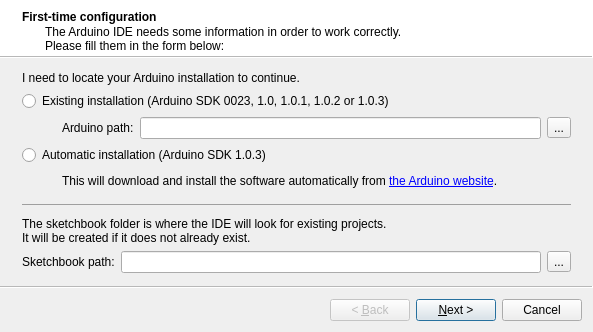
<?xml version="1.0" encoding="UTF-8"?>
<ui version="4.0">
 <class>FirstTimeWizard</class>
 <widget class="QWizard" name="FirstTimeWizard">
  <property name="geometry">
   <rect>
    <x>0</x>
    <y>0</y>
    <width>593</width>
    <height>318</height>
   </rect>
  </property>
  <property name="windowTitle">
   <string>Wizard</string>
  </property>
  <property name="wizardStyle">
   <enum>QWizard::ModernStyle</enum>
  </property>
  <widget class="QWizardPage" name="wizardPage1">
   <property name="title">
    <string>First-time configuration</string>
   </property>
   <property name="subTitle">
    <string>The Arduino IDE needs some information in order to work correctly.&lt;br /&gt;Please fill them in the form below:</string>
   </property>
   <attribute name="pageId">
    <string notr="true">0</string>
   </attribute>
   <layout class="QVBoxLayout" name="verticalLayout">
    <item>
     <widget class="QLabel" name="label_2">
      <property name="text">
       <string>I need to locate your Arduino installation to continue.</string>
      </property>
     </widget>
    </item>
    <item>
     <widget class="QRadioButton" name="existingInstallButton">
      <property name="text">
       <string>Existing installation (Arduino SDK 0023, 1.0, 1.0.1, 1.0.2 or 1.0.3)</string>
      </property>
     </widget>
    </item>
    <item>
     <layout class="QHBoxLayout" name="horizontalLayout_5">
      <item>
       <spacer name="horizontalSpacer_2">
        <property name="orientation">
         <enum>Qt::Horizontal</enum>
        </property>
        <property name="sizeType">
         <enum>QSizePolicy::Fixed</enum>
        </property>
        <property name="sizeHint" stdset="0">
         <size>
          <width>40</width>
          <height>20</height>
         </size>
        </property>
       </spacer>
      </item>
      <item>
       <layout class="QHBoxLayout" name="horizontalLayout_2">
        <item>
         <widget class="QLabel" name="label">
          <property name="text">
           <string>Arduino path:</string>
          </property>
          <property name="buddy">
           <cstring>arduinoPathEdit</cstring>
          </property>
         </widget>
        </item>
        <item>
         <layout class="QHBoxLayout" name="horizontalLayout">
          <item>
           <widget class="QLineEdit" name="arduinoPathEdit"/>
          </item>
          <item>
           <widget class="QToolButton" name="arduinoPathButton">
            <property name="text">
             <string>...</string>
            </property>
           </widget>
          </item>
         </layout>
        </item>
       </layout>
      </item>
     </layout>
    </item>
    <item>
     <widget class="QRadioButton" name="automaticInstallButton">
      <property name="text">
       <string>Automatic installation (Arduino SDK 1.0.3)</string>
      </property>
     </widget>
    </item>
    <item>
     <layout class="QHBoxLayout" name="horizontalLayout_6">
      <item>
       <spacer name="horizontalSpacer">
        <property name="orientation">
         <enum>Qt::Horizontal</enum>
        </property>
        <property name="sizeType">
         <enum>QSizePolicy::Fixed</enum>
        </property>
        <property name="sizeHint" stdset="0">
         <size>
          <width>40</width>
          <height>20</height>
         </size>
        </property>
       </spacer>
      </item>
      <item>
       <widget class="QLabel" name="label_3">
        <property name="text">
         <string>&lt;img src=&quot;:/images/16x16/help-hint.png&quot; /&gt;This will download and install the software automatically from &lt;a href=&quot;http://arduino.cc/&quot;&gt;the Arduino website&lt;/a&gt;.</string>
        </property>
        <property name="openExternalLinks">
         <bool>true</bool>
        </property>
       </widget>
      </item>
     </layout>
    </item>
    <item>
     <widget class="QLabel" name="label_6">
      <property name="text">
       <string>&lt;hr /&gt;</string>
      </property>
     </widget>
    </item>
    <item>
     <widget class="QLabel" name="label_4">
      <property name="text">
       <string>The sketchbook folder is where the IDE will look for existing projects.&lt;br /&gt;It will be created if it does not already exist.</string>
      </property>
     </widget>
    </item>
    <item>
     <layout class="QHBoxLayout" name="horizontalLayout_3">
      <item>
       <widget class="QLabel" name="label_5">
        <property name="text">
         <string>Sketchbook path:</string>
        </property>
        <property name="buddy">
         <cstring>sketchbookPathEdit</cstring>
        </property>
       </widget>
      </item>
      <item>
       <layout class="QHBoxLayout" name="horizontalLayout_4">
        <item>
         <widget class="QLineEdit" name="sketchbookPathEdit"/>
        </item>
        <item>
         <widget class="QToolButton" name="sketchbookPathButton">
          <property name="text">
           <string>...</string>
          </property>
         </widget>
        </item>
       </layout>
      </item>
     </layout>
    </item>
   </layout>
  </widget>
  <widget class="QWizardPage" name="wizardPage2">
   <property name="title">
    <string>Automatic Installation</string>
   </property>
   <property name="subTitle">
    <string>The Arduino IDE will now download and install the required software.</string>
   </property>
   <attribute name="pageId">
    <string notr="true">1</string>
   </attribute>
   <layout class="QVBoxLayout" name="verticalLayout_5">
    <item>
     <layout class="QHBoxLayout" name="horizontalLayout_8">
      <item>
       <widget class="QLabel" name="label_8">
        <property name="text">
         <string>Step 1: Download</string>
        </property>
       </widget>
      </item>
      <item>
       <spacer name="horizontalSpacer_4">
        <property name="orientation">
         <enum>Qt::Horizontal</enum>
        </property>
        <property name="sizeHint" stdset="0">
         <size>
          <width>40</width>
          <height>20</height>
         </size>
        </property>
       </spacer>
      </item>
      <item>
       <widget class="QLabel" name="downloadStatusLabel">
        <property name="text">
         <string>TextLabel</string>
        </property>
       </widget>
      </item>
     </layout>
    </item>
    <item>
     <layout class="QHBoxLayout" name="horizontalLayout_7">
      <item>
       <spacer name="horizontalSpacer_3">
        <property name="orientation">
         <enum>Qt::Horizontal</enum>
        </property>
        <property name="sizeType">
         <enum>QSizePolicy::Fixed</enum>
        </property>
        <property name="sizeHint" stdset="0">
         <size>
          <width>40</width>
          <height>20</height>
         </size>
        </property>
       </spacer>
      </item>
      <item>
       <layout class="QVBoxLayout" name="verticalLayout_4">
        <item>
         <widget class="QLabel" name="downloadLabel">
          <property name="text">
           <string>Arduino %0 for %1</string>
          </property>
         </widget>
        </item>
        <item>
         <widget class="QProgressBar" name="downloadProgressBar">
          <property name="value">
           <number>0</number>
          </property>
         </widget>
        </item>
       </layout>
      </item>
     </layout>
    </item>
    <item>
     <widget class="QLabel" name="label_11">
      <property name="text">
       <string>&lt;hr /&gt;</string>
      </property>
     </widget>
    </item>
    <item>
     <layout class="QHBoxLayout" name="horizontalLayout_9">
      <item>
       <widget class="QLabel" name="label_9">
        <property name="text">
         <string>Step 2: Installation</string>
        </property>
       </widget>
      </item>
      <item>
       <spacer name="horizontalSpacer_5">
        <property name="orientation">
         <enum>Qt::Horizontal</enum>
        </property>
        <property name="sizeHint" stdset="0">
         <size>
          <width>40</width>
          <height>20</height>
         </size>
        </property>
       </spacer>
      </item>
      <item>
       <widget class="QLabel" name="installStatusLabel">
        <property name="text">
         <string>TextLabel</string>
        </property>
       </widget>
      </item>
     </layout>
    </item>
    <item>
     <spacer name="verticalSpacer_2">
      <property name="orientation">
       <enum>Qt::Vertical</enum>
      </property>
      <property name="sizeHint" stdset="0">
       <size>
        <width>20</width>
        <height>133</height>
       </size>
      </property>
     </spacer>
    </item>
   </layout>
  </widget>
  <widget class="QWizardPage" name="wizardPage3">
   <property name="title">
    <string>Configuration successful</string>
   </property>
   <property name="subTitle">
    <string>The Arduino IDE is now ready.</string>
   </property>
   <attribute name="pageId">
    <string notr="true">2</string>
   </attribute>
   <layout class="QVBoxLayout" name="verticalLayout_3">
    <item>
     <widget class="QLabel" name="label_7">
      <property name="text">
       <string>The configuration is complete, you may now start using the IDE.&lt;br /&gt;Thank you for using the software. Enjoy!</string>
      </property>
     </widget>
    </item>
    <item>
     <spacer name="verticalSpacer">
      <property name="orientation">
       <enum>Qt::Vertical</enum>
      </property>
      <property name="sizeHint" stdset="0">
       <size>
        <width>20</width>
        <height>40</height>
       </size>
      </property>
     </spacer>
    </item>
    <item>
     <layout class="QVBoxLayout" name="verticalLayout_2">
      <item>
       <widget class="QLabel" name="projectLabel">
        <property name="text">
         <string>%0 is an unofficial project by %1.</string>
        </property>
       </widget>
      </item>
      <item>
       <widget class="QLabel" name="urlLabel">
        <property name="text">
         <string>More information at: &lt;a href=&quot;%0&quot;&gt;%0&lt;/a&gt;</string>
        </property>
        <property name="openExternalLinks">
         <bool>true</bool>
        </property>
       </widget>
      </item>
     </layout>
    </item>
   </layout>
  </widget>
 </widget>
 <resources/>
 <connections/>
</ui>
